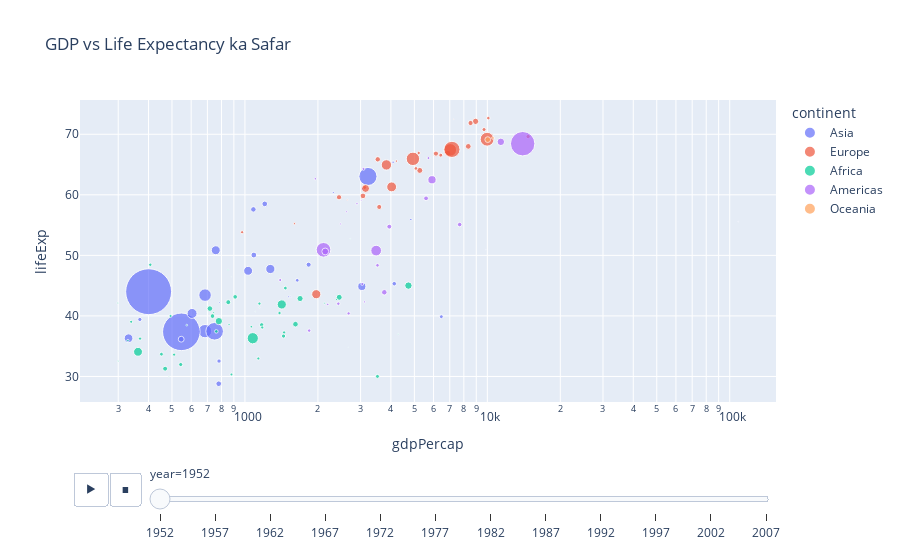

Notebook code cell kept with this figure:
### Markdown cell above
### 3.1 Animated Bubble Chart (Duniya Ghoom Lo)
**Maqsad**: Waqt ke sath trends kese badaltay hain. Bubble ka size population dikhata hai.
**Sabak**: Play ka button dabayen aur dekhen 2007 tak duniya kahan gayi.
**Kaggle Tip**: Presentation notebooks mein yeh graph add karein, rankings upar jayein gi.

### Code cell
fig = px.scatter(px.data.gapminder(), x="gdpPercap", y="lifeExp", animation_frame="year", 
                 size="pop", color="continent", hover_name="country", log_x=True, size_max=50,
                 title="GDP vs Life Expectancy ka Safar")
fig.show()

### Figure 1 — Plotly figure (JSON) as saved in the notebook; plotly's stock layout.template omitted (floating-point values rounded to 4 significant figures)
{"data": [{"hovertemplate": "<b>%{hovertext}</b><br><br>continent=Asia<br>year=1952<br>gdpPercap=%{x}<br>lifeExp=%{y}<br>pop=%{marker.size}<extra></extra>", "hovertext": ["Afghanistan", "Bahrain", "Bangladesh", "Cambodia", "China", "Hong Kong, China", "India", "Indonesia", "Iran", "Iraq", "Israel", "Japan", "Jordan", "Korea, Dem. Rep.", "Korea, Rep.", "Kuwait", "Lebanon", "Malaysia", "Mongolia", "Myanmar", "Nepal", "Oman", "Pakistan", "Philippines", "Saudi Arabia", "Singapore", "Sri Lanka", "Syria", "Taiwan", "Thailand", "Vietnam", "West Bank and Gaza", "Yemen, Rep."], "legendgroup": "Asia", "marker": {"color": "#636efa", "size": [8425333, 120447, 46886859, 4693836, 556263527, 2125900, 372000000, 82052000, 17272000, 5441766, 1620914, 86459025, 607914, 8865488, 20947571, 160000, 1439529, 6748378, 800663, 20092996, 9182536, 507833, 41346560, 22438691, 4005677, 1127000, 7982342, 3661549, 8550362, 21289402, 26246839, 1030585, 4963829], "sizemode": "area", "sizeref": 527500.0, "symbol": "circle"}, "mode": "markers", "name": "Asia", "orientation": "v", "showlegend": true, "type": "scatter", "x": [779.4, 9867.0, 684.2, 368.5, 400.4, 3054.0, 546.6, 749.7, 3035.0, 4130.0, 4087.0, 3217.0, 1547.0, 1088.0, 1031.0, 108400.0, 4835.0, 1831.0, 786.6, 331.0, 545.9, 1828.0, 684.6, 1273.0, 6460.0, 2315.0, 1084.0, 1643.0, 1207.0, 757.8, 605.1, 1516.0, 781.7], "xaxis": "x", "y": [28.8, 50.94, 37.48, 39.42, 44.0, 60.96, 37.37, 37.47, 44.87, 45.32, 65.39, 63.03, 43.16, 50.06, 47.45, 55.56, 55.93, 48.46, 42.24, 36.32, 36.16, 37.58, 43.44, 47.75, 39.88, 60.4, 57.59, 45.88, 58.5, 50.85, 40.41, 43.16, 32.55], "yaxis": "y"}, {"hovertemplate": "<b>%{hovertext}</b><br><br>continent=Europe<br>year=1952<br>gdpPercap=%{x}<br>lifeExp=%{y}<br>pop=%{marker.size}<extra></extra>", "hovertext": ["Albania", "Austria", "Belgium", "Bosnia and Herzegovina", "Bulgaria", "Croatia", "Czech Republic", "Denmark", "Finland", "France", "Germany", "Greece", "Hungary", "Iceland", "Ireland", "Italy", "Montenegro", "Netherlands", "Norway", "Poland", "Portugal", "Romania", "Serbia", "Slovak Republic", "Slovenia", "Spain", "Sweden", "Switzerland", "Turkey", "United Kingdom"], "legendgroup": "Europe", "marker": {"color": "#EF553B", "size": [1282697, 6927772, 8730405, 2791000, 7274900, 3882229, 9125183, 4334000, 4090500, 42459667, 69145952, 7733250, 9504000, 147962, 2952156, 47666000, 413834, 10381988, 3327728, 25730551, 8526050, 16630000, 6860147, 3558137, 1489518, 28549870, 7124673, 4815000, 22235677, 50430000], "sizemode": "area", "sizeref": 527500.0, "symbol": "circle"}, "mode": "markers", "name": "Europe", "orientation": "v", "showlegend": true, "type": "scatter", "x": [1601.0, 6137.0, 8343.0, 973.5, 2444.0, 3119.0, 6876.0, 9692.0, 6425.0, 7030.0, 7144.0, 3531.0, 5264.0, 7268.0, 5210.0, 4931.0, 2648.0, 8942.0, 10100.0, 4029.0, 3068.0, 3145.0, 3581.0, 5075.0, 4215.0, 3834.0, 8528.0, 14730.0, 1969.0, 9980.0], "xaxis": "x", "y": [55.23, 66.8, 68.0, 53.82, 59.6, 61.21, 66.87, 70.78, 66.55, 67.41, 67.5, 65.86, 64.03, 72.49, 66.91, 65.94, 59.16, 72.13, 72.67, 61.31, 59.82, 61.05, 58.0, 64.36, 65.57, 64.94, 71.86, 69.62, 43.59, 69.18], "yaxis": "y"}, {"hovertemplate": "<b>%{hovertext}</b><br><br>continent=Africa<br>year=1952<br>gdpPercap=%{x}<br>lifeExp=%{y}<br>pop=%{marker.size}<extra></extra>", "hovertext": ["Algeria", "Angola", "Benin", "Botswana", "Burkina Faso", "Burundi", "Cameroon", "Central African Republic", "Chad", "Comoros", "Congo, Dem. Rep.", "Congo, Rep.", "Cote d'Ivoire", "Djibouti", "Egypt", "Equatorial Guinea", "Eritrea", "Ethiopia", "Gabon", "Gambia", "Ghana", "Guinea", "Guinea-Bissau", "Kenya", "Lesotho", "Liberia", "Libya", "Madagascar", "Malawi", "Mali", "Mauritania", "Mauritius", "Morocco", "Mozambique", "Namibia", "Niger", "Nigeria", "Reunion", "Rwanda", "Sao Tome and Principe", "Senegal", "Sierra Leone", "Somalia", "South Africa", "Sudan", "Swaziland", "Tanzania", "Togo", "Tunisia", "Uganda", "Zambia", "Zimbabwe"], "legendgroup": "Africa", "marker": {"color": "#00cc96", "size": [9279525, 4232095, 1738315, 442308, 4469979, 2445618, 5009067, 1291695, 2682462, 153936, 14100005, 854885, 2977019, 63149, 22223309, 216964, 1438760, 20860941, 420702, 284320, 5581001, 2664249, 580653, 6464046, 748747, 863308, 1019729, 4762912, 2917802, 3838168, 1022556, 516556, 9939217, 6446316, 485831, 3379468, 33119096, 257700, 2534927, 60011, 2755589, 2143249, 2526994, 14264935, 8504667, 290243, 8322925, 1219113, 3647735, 5824797, 2672000, 3080907], "sizemode": "area", "sizeref": 527500.0, "symbol": "circle"}, "mode": "markers", "name": "Africa", "orientation": "v", "showlegend": true, "type": "scatter", "x": [2449.0, 3521.0, 1063.0, 851.2, 543.3, 339.3, 1173.0, 1071.0, 1179.0, 1103.0, 780.5, 2126.0, 1389.0, 2670.0, 1419.0, 375.6, 328.9, 362.1, 4293.0, 485.2, 911.3, 510.2, 299.9, 853.5, 298.8, 575.6, 2388.0, 1443.0, 369.2, 452.3, 743.1, 1968.0, 1688.0, 468.5, 2424.0, 761.9, 1077.0, 2719.0, 493.3, 879.6, 1450.0, 879.8, 1136.0, 4725.0, 1616.0, 1148.0, 716.7, 859.8, 1468.0, 734.8, 1147.0, 406.9], "xaxis": "x", "y": [43.08, 30.02, 38.22, 47.62, 31.98, 39.03, 38.52, 35.46, 38.09, 40.72, 39.14, 42.11, 40.48, 34.81, 41.89, 34.48, 35.93, 34.08, 37.0, 30.0, 43.15, 33.61, 32.5, 42.27, 42.14, 38.48, 42.72, 36.68, 36.26, 33.69, 40.54, 50.99, 42.87, 31.29, 41.73, 37.44, 36.32, 52.72, 40.0, 46.47, 37.28, 30.33, 32.98, 45.01, 38.63, 41.41, 41.22, 38.6, 44.6, 39.98, 42.04, 48.45], "yaxis": "y"}, {"hovertemplate": "<b>%{hovertext}</b><br><br>continent=Americas<br>year=1952<br>gdpPercap=%{x}<br>lifeExp=%{y}<br>pop=%{marker.size}<extra></extra>", "hovertext": ["Argentina", "Bolivia", "Brazil", "Canada", "Chile", "Colombia", "Costa Rica", "Cuba", "Dominican Republic", "Ecuador", "El Salvador", "Guatemala", "Haiti", "Honduras", "Jamaica", "Mexico", "Nicaragua", "Panama", "Paraguay", "Peru", "Puerto Rico", "Trinidad and Tobago", "United States", "Uruguay", "Venezuela"], "legendgroup": "Americas", "marker": {"color": "#ab63fa", "size": [17876956, 2883315, 56602560, 14785584, 6377619, 12350771, 926317, 6007797, 2491346, 3548753, 2042865, 3146381, 3201488, 1517453, 1426095, 30144317, 1165790, 940080, 1555876, 8025700, 2227000, 662850, 157553000, 2252965, 5439568], "sizemode": "area", "sizeref": 527500.0, "symbol": "circle"}, "mode": "markers", "name": "Americas", "orientation": "v", "showlegend": true, "type": "scatter", "x": [5911.0, 2677.0, 2109.0, 11370.0, 3940.0, 2144.0, 2627.0, 5587.0, 1398.0, 3522.0, 3048.0, 2428.0, 1840.0, 2195.0, 2899.0, 3478.0, 3112.0, 2480.0, 1952.0, 3759.0, 3082.0, 3023.0, 13990.0, 5717.0, 7690.0], "xaxis": "x", "y": [62.48, 40.41, 50.92, 68.75, 54.74, 50.64, 57.21, 59.42, 45.93, 48.36, 45.26, 42.02, 37.58, 41.91, 58.53, 50.79, 42.31, 55.19, 62.65, 43.9, 64.28, 59.1, 68.44, 66.07, 55.09], "yaxis": "y"}, {"hovertemplate": "<b>%{hovertext}</b><br><br>continent=Oceania<br>year=1952<br>gdpPercap=%{x}<br>lifeExp=%{y}<br>pop=%{marker.size}<extra></extra>", "hovertext": ["Australia", "New Zealand"], "legendgroup": "Oceania", "marker": {"color": "#FFA15A", "size": [8691212, 1994794], "sizemode": "area", "sizeref": 527500.0, "symbol": "circle"}, "mode": "markers", "name": "Oceania", "orientation": "v", "showlegend": true, "type": "scatter", "x": [10040.0, 10560.0], "xaxis": "x", "y": [69.12, 69.39], "yaxis": "y"}], "layout": {"legend": {"itemsizing": "constant", "title": {"text": "continent"}, "tracegroupgap": 0}, "sliders": [{"active": 0, "currentvalue": {"prefix": "year="}, "len": 0.9, "pad": {"b": 10, "t": 60}, "steps": [{"args": [["1952"], {"frame": {"duration": 0, "redraw": false}, "fromcurrent": true, "mode": "immediate", "transition": {"duration": 0, "easing": "linear"}}], "label": "1952", "method": "animate"}, {"args": [["1957"], {"frame": {"duration": 0, "redraw": false}, "fromcurrent": true, "mode": "immediate", "transition": {"duration": 0, "easing": "linear"}}], "label": "1957", "method": "animate"}, {"args": [["1962"], {"frame": {"duration": 0, "redraw": false}, "fromcurrent": true, "mode": "immediate", "transition": {"duration": 0, "easing": "linear"}}], "label": "1962", "method": "animate"}, {"args": [["1967"], {"frame": {"duration": 0, "redraw": false}, "fromcurrent": true, "mode": "immediate", "transition": {"duration": 0, "easing": "linear"}}], "label": "1967", "method": "animate"}, {"args": [["1972"], {"frame": {"duration": 0, "redraw": false}, "fromcurrent": true, "mode": "immediate", "transition": {"duration": 0, "easing": "linear"}}], "label": "1972", "method": "animate"}, {"args": [["1977"], {"frame": {"duration": 0, "redraw": false}, "fromcurrent": true, "mode": "immediate", "transition": {"duration": 0, "easing": "linear"}}], "label": "1977", "method": "animate"}, {"args": [["1982"], {"frame": {"duration": 0, "redraw": false}, "fromcurrent": true, "mode": "immediate", "transition": {"duration": 0, "easing": "linear"}}], "label": "1982", "method": "animate"}, {"args": [["1987"], {"frame": {"duration": 0, "redraw": false}, "fromcurrent": true, "mode": "immediate", "transition": {"duration": 0, "easing": "linear"}}], "label": "1987", "method": "animate"}, {"args": [["1992"], {"frame": {"duration": 0, "redraw": false}, "fromcurrent": true, "mode": "immediate", "transition": {"duration": 0, "easing": "linear"}}], "label": "1992", "method": "animate"}, {"args": [["1997"], {"frame": {"duration": 0, "redraw": false}, "fromcurrent": true, "mode": "immediate", "transition": {"duration": 0, "easing": "linear"}}], "label": "1997", "method": "animate"}, {"args": [["2002"], {"frame": {"duration": 0, "redraw": false}, "fromcurrent": true, "mode": "immediate", "transition": {"duration": 0, "easing": "linear"}}], "label": "2002", "method": "animate"}, {"args": [["2007"], {"frame": {"duration": 0, "redraw": false}, "fromcurrent": true, "mode": "immediate", "transition": {"duration": 0, "easing": "linear"}}], "label": "2007", "method": "animate"}], "x": 0.1, "xanchor": "left", "y": 0, "yanchor": "top"}], "title": {"text": "GDP vs Life Expectancy ka Safar"}, "updatemenus": [{"buttons": [{"args": [null, {"frame": {"duration": 500, "redraw": false}, "fromcurrent": true, "mode": "immediate", "transition": {"duration": 500, "easing": "linear"}}], "label": "&#9654;", "method": "animate"}, {"args": [[null], {"frame": {"duration": 0, "redraw": false}, "fromcurrent": true, "mode": "immediate", "transition": {"duration": 0, "easing": "linear"}}], "label": "&#9724;", "method": "animate"}], "direction": "left", "pad": {"r": 10, "t": 70}, "showactive": false, "type": "buttons", "x": 0.1, "xanchor": "right", "y": 0, "yanchor": "top"}], "xaxis": {"anchor": "y", "domain": [0, 1], "title": {"text": "gdpPercap"}, "type": "log"}, "yaxis": {"anchor": "x", "domain": [0, 1], "title": {"text": "lifeExp"}}}}
